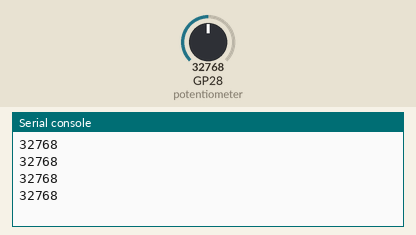
This program was run on a simulated Raspberry Pi Pico running MicroPython. Parts: the last lines printed to the serial console. The inputs (shaded band) are chosen by the test bench; at power-on: GP28 (potentiometer) = 32768 (analog values on the 0–65535 scale).

Above: at 1.2 s.
1.3 s: GP28 (potentiometer) set to 45874
At 1.71 s:
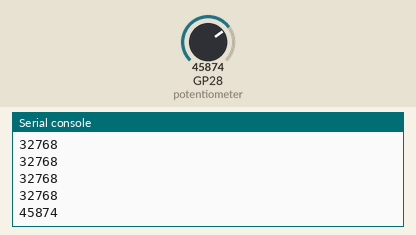
2.8 s: GP28 (potentiometer) set to 57670
At 2.91 s:
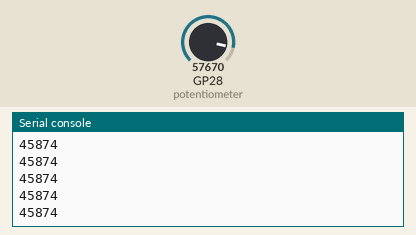
Timing chart, 0 to 5.8 s (numbered marks = the images above; inputs shaded):
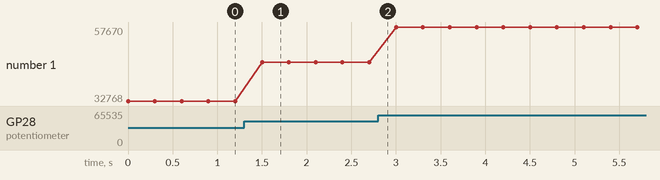

Measured:
- after the input at 1.3 s, the serial console: prints a new line after 0.20 s (image 1)
- plotted number 1: 32768 → 45874 after the input at 1.3 s, 45874 → 57670 after the input at 2.8 s

The program:

potentometer_test.py
```python
# Imports
from machine import ADC, Pin
import time

# Set up the slider on ADC pin 28
potentiometer = ADC(Pin(28))

while True: # Loop forever

    print(potentiometer.read_u16()) # Read the potentiometer value

    time.sleep(0.3) # Short delay until the next reading
```
